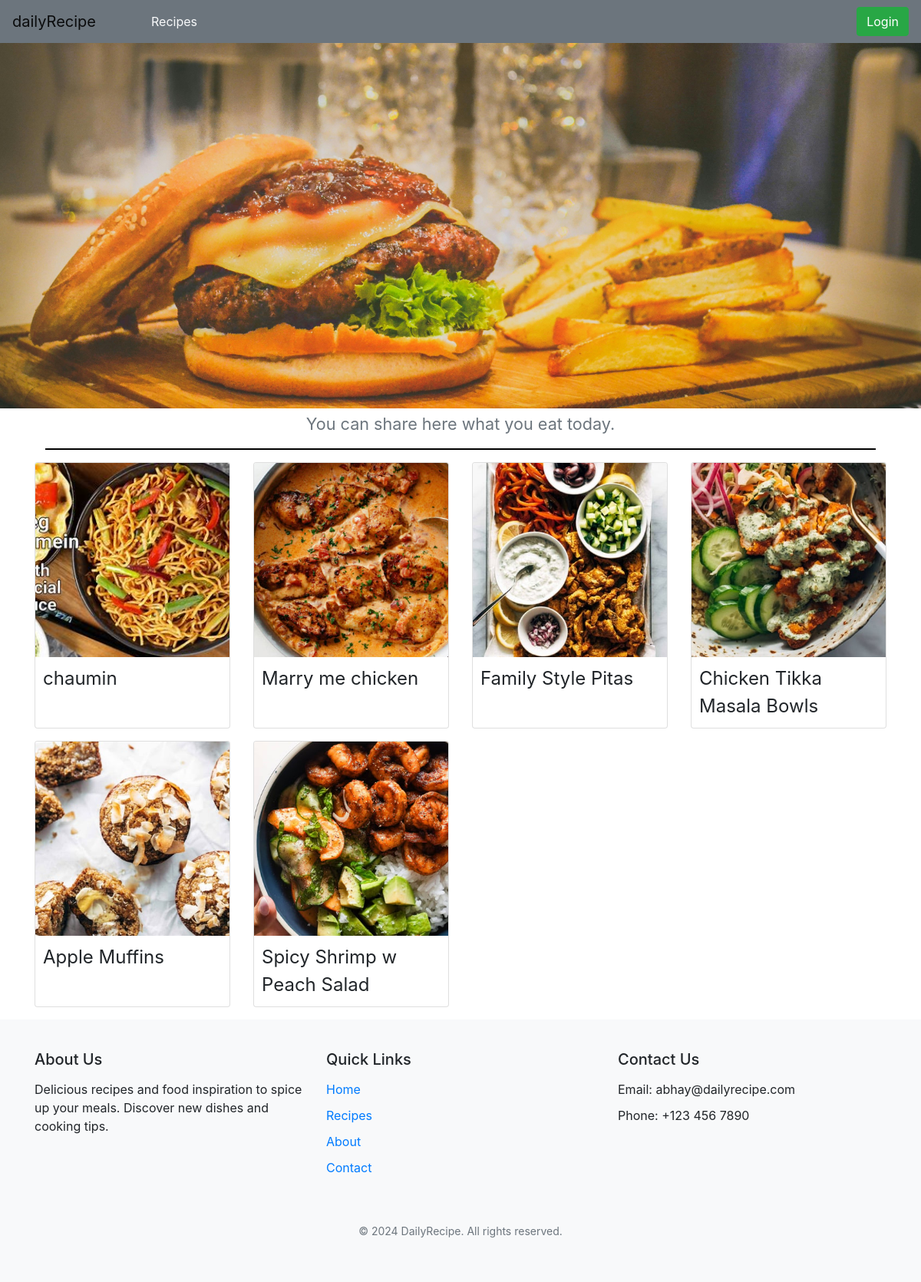
The page / on the database its author committed.
### recipe/models.py (models this page shows, shortened)
class Food(models.Model):
    user = models.ForeignKey(User, on_delete=models.SET_NULL, null=True, blank=True)
    name = models.CharField(max_length=100)
    image = models.ImageField(upload_to='food_images/', blank=True, null=True)

### food/views.py (the view)
# urls.py: path('', views.index, name='index'),
def index(request):
    recipe=Food.objects.all()
    context={'recipe':recipe}
    return render(request, "index.html",context)

### food/templates/index.html (shortened to what this page needs)
{% extends "food/basic.html" %}
{% load static %}
{% block extra_css %}
    <link rel="stylesheet" href="{% static 'style.css' %}">
{% endblock extra_css %}
{% block body %}
    <figure class="figure display">
        <div class="figure-container">
            <img src="{% static 'header_food_img_1.jpg' %}" class="figure-img" alt="...">
        </div>
        <figcaption class="figure-caption text-end">You can share here what you eat today.</figcaption>
    </figure>
    <hr>
    <div class="container">
        <div class="row">
            {% for recipe in recipe %}
                <div class="col-6 col-md-4 col-lg-3 mb-3">
                    <div class="card h-100">
                        <img src="/media/{{ recipe.image }}" class="card-img-top" alt="food_images">
                        <div class="card-body">
                            <p class="card-text">{{ recipe.name }}</p>
                        </div>
                    </div>
                </div>
            {% endfor %}
        </div>
    </div>
    <footer class="footer">
        <div class="container">
            <div class="row">
                <div class="col-md-4 text-center text-md-left">
                    <h5 class="footer-title">About Us</h5>
                    <p class="footer-text">Delicious recipes and food inspiration to spice up your meals. Discover new dishes and cooking tips.</p>
                </div>
                <div class="col-md-4 text-center text-md-left">
                    <h5 class="footer-title">Quick Links</h5>
                    <ul class="footer-links">
                        <li><a href="/">Home</a></li>
                        <li><a href="/">Recipes</a></li>
                        <li><a href="/">About</a></li>
                        <li><a href="/">Contact</a></li>
                    </ul>
                </div>
                <div class="col-md-4 text-center text-md-left">
                    <h5 class="footer-title">Contact Us</h5>
                    <p class="footer-text">Email: abhay@dailyrecipe.com</p>
                    <p class="footer-text">Phone: +123 456 7890</p>
                </div>
            </div>
            <div class="row mt-4">
                <div class="col text-center">
                    <p class="footer-copy">&copy; 2024 DailyRecipe. All rights reserved.</p>
                </div>
            </div>
        </div>
    </footer>
{% endblock body %}

### recipe/templates/food/basic.html (shortened to what this page needs)
{% load static %}
<!DOCTYPE html>
<html>
    <head>
        <link rel="stylesheet" href="https://cdn.jsdelivr.net/npm/bootstrap@4.4.1/dist/css/bootstrap.min.css">
        <link rel="stylesheet" href="{% static 'main.css' %}">
        {% block extra_css %}{% endblock %}
    </head>
    <body>
      <nav class="navbar navbar-expand-lg navbar-light bg-secondary">
        <a class="navbar-brand violet-text" href="/">dailyRecipe</a>
        <div class="collapse navbar-collapse" id="navbarSupportedContent">
            <ul class="navbar-nav mr-auto ml-5">
                <li class="nav-item">
                    <a class="nav-link text-light" href="/">Recipes</a>
                </li>
            </ul>
            <form class="form-inline my-2 my-lg-0">
                {% if request.user.is_authenticated %}
                <a href="/logout/" class="btn btn-success my-2 my-sm-0" type="submit">Logout</a>
                {% else %}
                <a href="/login/" class="btn btn-success my-2 my-sm-0" type="submit">Login</a>
                {% endif %}
            </form>
        </div>
    </nav>
    {% block body %}
    {% endblock %}
    </body>
</html>

### food/static/style.css (style rules this page uses)
.display { display: flex; flex-direction: column; justify-content: center; align-items: center; font-size: 2vw; }
hr { width: 90vw; border: 1px solid black; }
.card-img-top { width: 100%; height: auto; aspect-ratio: 1 / 1; object-fit: cover; }
.card-body { height: auto; padding: 10px; }
.card-text { font-size: 1.5vw; }
@media screen and (max-width: 1200px) { .card-text { font-size: 2vw; } }
.footer { background-color: #f8f9fa; padding: 40px 0; color: #212529; }
.footer-title { font-size: 1.25rem; margin-bottom: 15px; }
.footer-text { font-size: 1rem; margin-bottom: 10px; }
.footer-links { list-style-type: none; padding: 0; }
.footer-links li { margin-bottom: 10px; }
.footer-links a { color: #007bff; text-decoration: none; }
.footer-copy { font-size: 0.875rem; color: #6c757d; margin-top: 20px; }
.figure-container { width: 100%; height: 40vw; overflow: hidden; position: relative; display: flex; align-items: center; justify-content: center; }
.figure-img { width: 100%; height: 100%; object-fit: cover; object-position: center; }

### rows shown on the page
Food: image (picture), name "chaumin"
Food: image (picture), name "Marry me chicken"
Food: image (picture), name "Family Style Pitas"
Food: image (picture), name "Chicken Tikka Masala Bowls"
Food: image (picture), name "Apple Muffins"
Food: image (picture), name "Spicy Shrimp w Peach Salad"
